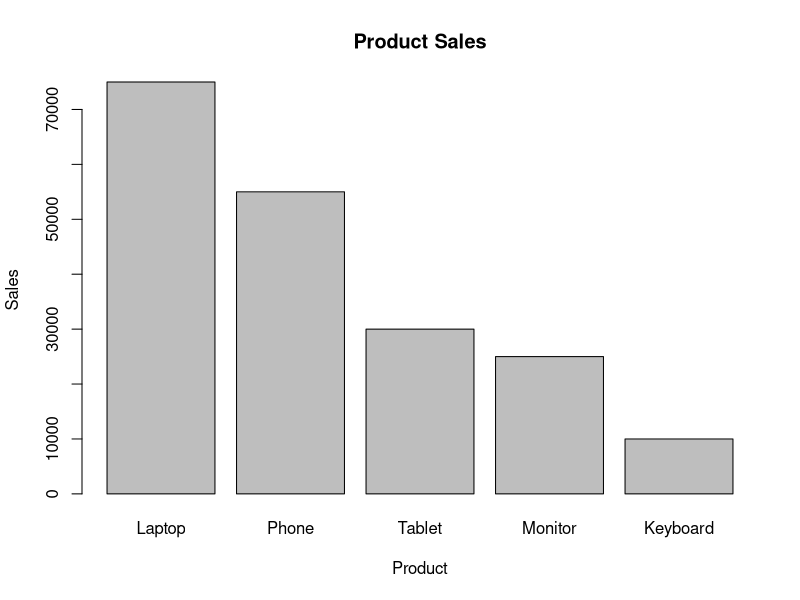

R code for this plot:
# Simple Sales Analysis
sales <- data.frame(
  Product = c("Laptop", "Phone", "Tablet", "Monitor", "Keyboard"),
  Sales = c(75000, 55000, 30000, 25000, 10000)
)

print(sales)

cat("Total Sales:", sum(sales$Sales), "\n")
cat("Average Sales:", mean(sales$Sales), "\n")
cat("Best Selling Product:",
    sales$Product[which.max(sales$Sales)], "\n")

barplot(
  sales$Sales,
  names.arg = sales$Product,
  main = "Product Sales",
  xlab = "Product",
  ylab = "Sales"
)
